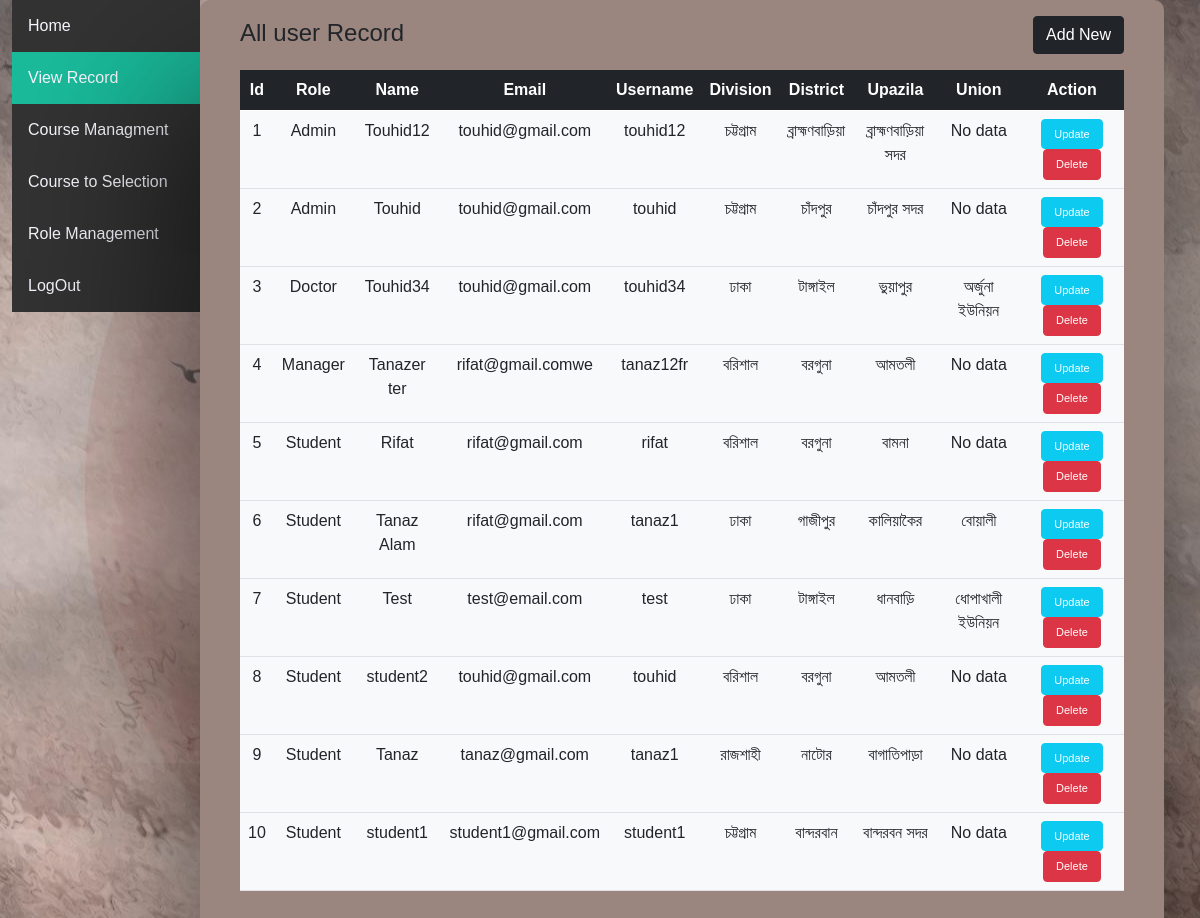
The page /viewRecord.php (signed in) on the database its author committed.
### tables this page shows
CREATE TABLE `customers` (
  `Id` int(11) NOT NULL,
  `Name` varchar(100) DEFAULT NULL,
  `Email` varchar(100) NOT NULL,
  `Username` varchar(100) NOT NULL,
  `Role` varchar(100) NOT NULL,
  `Division` varchar(100) NOT NULL,
  `District` varchar(100) NOT NULL,
  `Upazila` varchar(100) NOT NULL,
  `Unions` varchar(100) NOT NULL,
  `Password` varchar(100) NOT NULL
);

CREATE TABLE `group` (
  `id` int(11) NOT NULL,
  `Role` varchar(100) NOT NULL
);

CREATE TABLE `divisions` (
  `id` int(2) UNSIGNED NOT NULL,
  `name` varchar(30) NOT NULL,
  `bn_name` varchar(50) NOT NULL
);

CREATE TABLE `districts` (
  `id` int(2) UNSIGNED NOT NULL,
  `division_id` int(2) UNSIGNED NOT NULL,
  `name` varchar(30) NOT NULL,
  `bn_name` varchar(50) NOT NULL,
  `lat` double NOT NULL,
  `lon` double NOT NULL,
  `website` varchar(100) NOT NULL
);

CREATE TABLE `upazilas` (
  `id` int(2) UNSIGNED NOT NULL,
  `district_id` int(2) UNSIGNED NOT NULL,
  `name` varchar(30) NOT NULL,
  `bn_name` varchar(50) NOT NULL
);

CREATE TABLE `unions` (
  `id` int(2) UNSIGNED NOT NULL,
  `upazila_id` int(2) UNSIGNED NOT NULL,
  `name` varchar(30) NOT NULL,
  `bn_name` varchar(50) NOT NULL,
  `lat` double NOT NULL,
  `lon` double NOT NULL
);

### Class/Database.php (called while the page is built, shortened)
<?php
class Database {
    private $serverName = "localhost";
    private $userName = "root";
    private $password = "";
    private $database = "php_oop";
    function __construct() {
        $this->conn = new mysqli($this->serverName, $this->userName, $this->password, $this->database);
    }
}

### Class/Customer.php (called while the page is built, shortened)
<?php
include_once 'Database.php';
class Customer extends Database {
    public function display() {
        $sql = "SELECT
                    customers.Id,
                    `group`.Role AS Role,
                    customers.Name,
                    customers.Email,
                    customers.Username,
                    divisions.bn_name AS Division,
                    districts.bn_name AS District,
                    upazilas.bn_name AS Upazila,
                    unions.bn_name AS Unions
                FROM
                    customers
                LEFT JOIN `group` ON customers.Role = `group`.id
                LEFT JOIN divisions ON customers.Division = divisions.id
                LEFT JOIN districts ON customers.District = districts.id
                LEFT JOIN upazilas ON customers.Upazila = upazilas.id
                LEFT JOIN unions ON customers.Unions = unions.id
                ORDER BY `group`.Role";
        $result = $this->conn->query($sql);
        $data = array();
        if ($result->num_rows > 0) {
            while ($row = $result->fetch_assoc()) {
                $data[] = $row;
            }
            return $data;
        } else {
            return $data;
        }
    }
}

### display.php (the view, shortened to what this page needs)
<?php
include_once 'Class/Customer.php';
$customers = new Customer();
?>
<div class="reg-box" style="width: fit-content;">
    <div class="d-flex justify-content-between">
        <div class="d-flex align-items-center text-center">
            <div>
                <h4 class="text-dark">
                    All user Record
                </h4>
            </div>
        </div>
        <div>
            <h2 class="py-2">
                <a href="add.php" class="btn btn-dark">Add New</a>
            </h2>
        </div>
    </div>
    <table class="table table-hover my-table" >
        <thead class="table-dark">
            <tr>
                <th>Id</th>
                <th>Role</th>
                <th>Name</th>
                <th>Email</th>
                <th>Username</th>
                <th>Division</th>
                <th>District</th>
                <th>Upazila</th>
                <th>Union</th>
                <th>Action</th>
            </tr>
        </thead>
        <tbody class="bg-light">
            <?php
            $data = $customers->display();
            $count = 0;
            foreach ($data as $row) {
                $count = $count + 1;
                $union = $row['Unions'];
                $role = $row['Role'];
                if (empty($union)) {
                    $union = "No data";
                }
                ?>
                <tr>
                    <td><?php echo $count; ?></td>
                    <td><?php echo $role; ?></td>
                    <td><?php echo $row['Name']; ?></td>
                    <td><?php echo $row['Email']; ?></td>
                    <td><?php echo $row['Username']; ?></td>
                    <td><?php echo $row['Division']; ?></td>
                    <td><?php echo $row['District']; ?></td>
                    <td><?php echo $row['Upazila']; ?></td>
                    <td><?php echo $union; ?></td>
                    <td>
                        <a
                            class="btn btn-info text-white"
                            href="update.php?editId=<?php echo $row['Id'] ?>"
                            style="font-size:11px">
                            Update
                        </a>
                        <a
                            class="btn btn-danger text-white"
                            href="viewRecord.php?deleteId=<?php echo $row['Id'] ?>"
                            onclick="confirm('Are you sure want to delete this record')"
                            style="font-size:11px"
                            >
                            Delete
                        </a>
                    </td>
                </tr>
                <?php
            }
            ?>
        </tbody>
    </table>
</div>

### viewRecord.php (shortened to what this page needs)
<?php
if ($_SESSION["UserName"]) {
    include_once 'header.php';
    include_once 'Class/Customer.php';
    ?>
        <div class="container-fluid">
            <div class="row">
                <div class="col-lg-2" style="padding-right: 0">
                <?php
                include_once 'navbar.php';
                ?>
                </div>
                <div class="col-lg-10" style="padding-left: 0">
                    <div class="container" style="padding-left: 0">
                            <section class="table-section">
                                <?php
                                include_once 'display.php';
                                ?>
                            </section>
                        </div>
                </div>
            </div>
        </div>
    <?php
    include_once 'footer.php';
} else {
    header("Location:login.php");
}
?>

### header.php (shortened to what this page needs)
<!DOCTYPE html>
<html>
    <head>
        <link rel="stylesheet" href="assets/bootstrap 4/bootstrap.min.css">
        <link rel="stylesheet" href="assets/css/style.css">
    </head>
    <body>

### navbar.php (shortened to what this page needs)
<ul class="nav flex-column text-start">
    <?php
    $filename = basename($_SERVER['REQUEST_URI'], '?' . $_SERVER['QUERY_STRING']);
    if ($filename == "index.php") {
        echo '<li><a class="active" href="index.php">Home</a></li>';
    } else {
        echo '<li><a href="index.php">Home</a></li>';
    }
    if ($filename == "viewRecord.php" || $filename == "add.php" || $filename == "update.php") {
        echo '<li><a class="active" href="viewRecord.php">View Record</a></li>';
    } else {
        echo '<li><a href="viewRecord.php">View Record</a></li>';
    }
    if ($filename == "courseManagment.php" || $filename == "addCourse.php" || $filename == "updateCourse.php") {
        echo '<li><a class="active" href="courseManagment.php">Course Managment</a></li>';
    } else {
        echo '<li><a href="courseManagment.php">Course Managment</a></li>';
    }
    if ($filename == "coursetoStudent.php") {
        echo '<li><a class="active" href="coursetoStudent.php">Course to Selection</a></li>';
    } else {
        echo '<li><a href="coursetoStudent.php">Course to Selection</a></li>';
    }
    if ($filename == "roleManagement.php" || $filename == "addRole.php" || $filename == "updateRole.php") {
        echo '<li><a class="active" href="roleManagement.php">Role Management</a></li>';
    } else {
        echo '<li><a href="roleManagement.php">Role Management</a></li>';
    }
    if ($filename == "logout.php") {
        echo '<li><a class="active" href="logout.php">LogOut</a></li>';
    } else {
        echo '<li><a href="logout.php">LogOut</a></li>';
    }
    ?>
</ul>

### footer.php (shortened to what this page needs)
</body>
</html>

### assets/css/style.css (style rules this page uses)
body { margin: 0; padding: 0; font-family: sans-serif; background: url("../img/bg.jpg") no-repeat center center fixed; color: white; }
ul { list-style-type: none; margin: 0; padding: 0; overflow: hidden; background-color: #333; }
li { float: left; }
li a { display: block; color: ghostwhite; padding: 14px 16px; text-decoration: none; }
.active { background-color: #1abc9c; }
.reg-box { background: #9a867f; width: 400px; padding: 5px 40px 40px; text-align: center; border-radius: 10px; -webkit-box-shadow: -7px 10px 115px 16px rgba(0, 0, 0, 0.85); -moz-box-shadow: -7px 10px 115px 16px rgba(0, 0, 0, 0.85); box-shadow: -1px 100px 190px 1px rgba(0, 0, 0, 0.85); }

### rows shown on the page
customers: group.Role "Admin", Name "Touhid12", Email "touhid@gmail.com", Username "touhid12", divisions.bn_name "চট্টগ্রাম", districts.bn_name "ব্রাহ্মণবাড়িয়া", upazilas.bn_name "ব্রাহ্মণবাড়িয়া সদর", union "No data"
customers: group.Role "Admin", Name "Touhid", Email "touhid@gmail.com", Username "touhid", divisions.bn_name "চট্টগ্রাম", districts.bn_name "চাঁদপুর", upazilas.bn_name "চাঁদপুর সদর", union "No data"
customers: group.Role "Doctor", Name "Touhid34", Email "touhid@gmail.com", Username "touhid34", divisions.bn_name "ঢাকা", districts.bn_name "টাঙ্গাইল", upazilas.bn_name "ভুয়াপুর", unions.bn_name "অর্জুনা ইউনিয়ন"
customers: group.Role "Manager", Name "Tanazer ter", Email "rifat@gmail.comwe", Username "tanaz12fr", divisions.bn_name "বরিশাল", districts.bn_name "বরগুনা", upazilas.bn_name "আমতলী", union "No data"
customers: group.Role "Student", Name "Rifat", Email "rifat@gmail.com", Username "rifat", divisions.bn_name "বরিশাল", districts.bn_name "বরগুনা", upazilas.bn_name "বামনা", union "No data"
customers: group.Role "Student", Name "Tanaz Alam", Email "rifat@gmail.com", Username "tanaz1", divisions.bn_name "ঢাকা", districts.bn_name "গাজীপুর", upazilas.bn_name "কালিয়াকৈর", unions.bn_name "বোয়ালী"
customers: group.Role "Student", Name "Test", Email "test@email.com", Username "test", divisions.bn_name "ঢাকা", districts.bn_name "টাঙ্গাইল", upazilas.bn_name "ধানবাড়ি", unions.bn_name "ধোপাখালী ইউনিয়ন"
customers: group.Role "Student", Name "student2", Email "touhid@gmail.com", Username "touhid", divisions.bn_name "বরিশাল", districts.bn_name "বরগুনা", upazilas.bn_name "আমতলী", union "No data"
customers: group.Role "Student", Name "Tanaz", Email "tanaz@gmail.com", Username "tanaz1", divisions.bn_name "রাজশাহী", districts.bn_name "নাটোর", upazilas.bn_name "বাগাতিপাড়া", union "No data"
customers: group.Role "Student", Name "student1", Email "student1@gmail.com", Username "student1", divisions.bn_name "চট্টগ্রাম", districts.bn_name "বান্দরবান", upazilas.bn_name "বান্দরবন সদর", union "No data"
